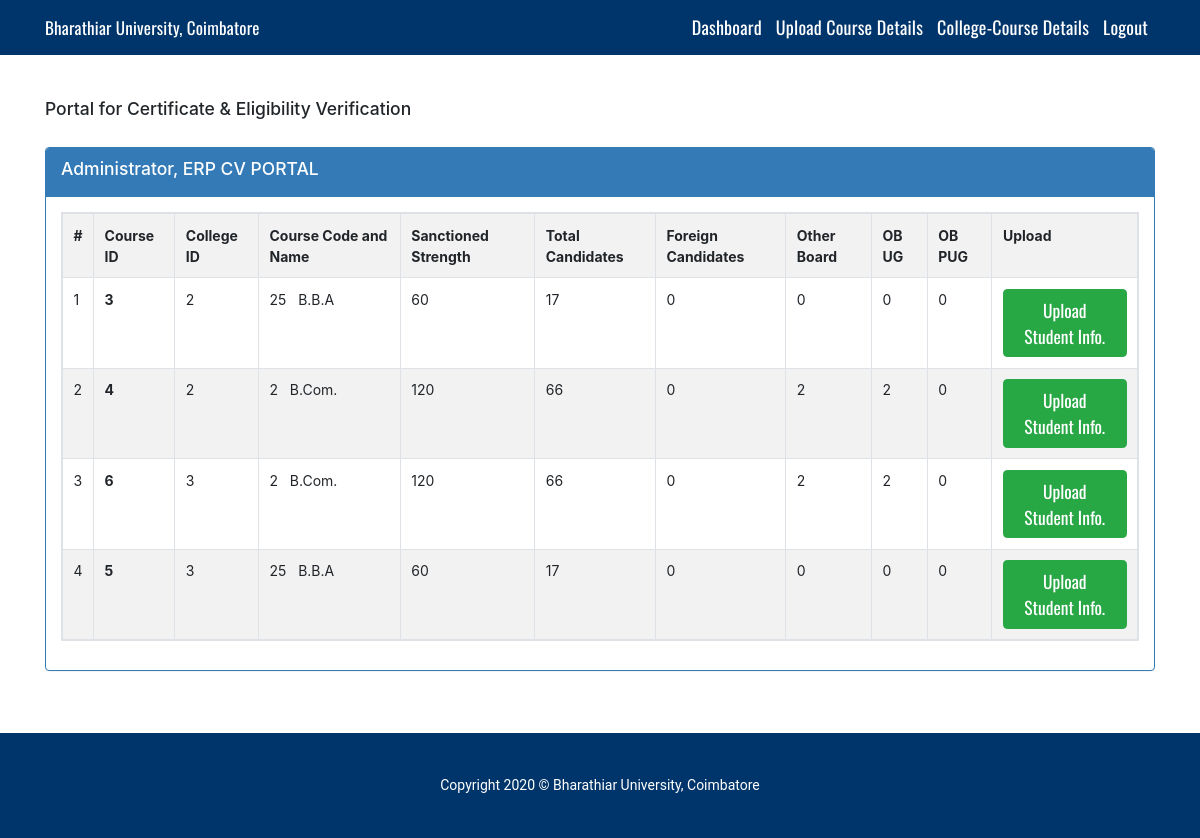
Screenshot of /course-details.php (signed in) with the database file from the repository.
### tables this page shows
CREATE TABLE `programme_details` (
  `id` int(11) NOT NULL,
  `college_id` int(10) DEFAULT NULL,
  `course_code` int(100) DEFAULT NULL,
  `course_name` varchar(1000) DEFAULT NULL,
  `sanctioned_strength` int(11) DEFAULT NULL,
  `total_candidates` int(11) DEFAULT NULL,
  `foreign_candidates` int(11) DEFAULT NULL,
  `other_board` int(11) DEFAULT NULL,
  `ob_ug` int(11) DEFAULT NULL,
  `ob_pg` int(11) DEFAULT NULL
);

### course-details.php (the view, shortened to what this page needs)
<?php
include('includes/config.php');
?>
<?php include('header.php');?>
<section class="py-5">
<div class="container">
<h5> Portal for Certificate &amp; Eligibility Verification </h5> <br>
<div class="row">
<div class="col-md-12">
<div class="panel panel-primary">
<div class="panel-heading">
<?php $aid=$_SESSION['id'];
 if($aid==1)
    {
    $ret="select * from admin where admin_id=?";
    $stmt= $mysqli->prepare($ret) ;
    $stmt->bind_param('i',$aid);
    $stmt->execute() ;
    $res=$stmt->get_result();
    while($row=$res->fetch_object())
    {
    echo "<h5>". $row->admin_firstname. "</h5>";
    }
  }
?>
<?php
if($aid==1)
{
$ret="select c.*,p.* from colleges c, programme_details p where c.user_id=p.college_id order by p.college_id";
}
else
{
  $ret="select c.*, p.* from  colleges c, programme_details p where c.user_id=p.college_id and p.college_id=? order by p.id";
}
   $stmt= $mysqli->prepare($ret) ;
   $stmt->bind_param('i',$aid);
   $stmt->execute() ;
   $res=$stmt->get_result();
   $cnt=0;
?>
      </div>
<div class="panel-body">
<table class="table table-responsive table-bordered table-striped">
<tr>
<th>#</th>
<th>Course ID</th>
<th>College ID</th>
<th>Course Code and Name</th>
<th>Sanctioned Strength</th>
<th>Total Candidates</th>
<th>Foreign Candidates</th>
<th>Other Board</th>
<th>OB UG</th>
<th>OB PUG</th>
<th> Upload </th>
</tr>
<?php
while($row=$res->fetch_object())
{
  $cnt=$cnt+1;
?>
<tr>
<td><?php  echo $cnt; ?></td>
<td><strong><?php  echo $row->id; ?></strong></td>
<td><?php  echo $row->college_id; ?> </td>
<td><?php  echo $row->course_code; ?>&nbsp;&nbsp;&nbsp;<?php  echo $row->course_name; ?></td>
<td><?php  echo $row->sanctioned_strength; ?></td>
<td><?php  echo $row->total_candidates; ?></td>
<td><?php  echo $row->foreign_candidates; ?></td>
<td><?php  echo $row->other_board; ?></td>
<td><?php  echo $row->ob_ug; ?></td>
<td><?php  echo $row->ob_pg; ?></td>
<td><a class='btn btn-success btn-lg'  href='upload-student-details.php?course_id=<?php echo $row->id;?>'>
   Upload Student Info.</a></td>
</tr>
<?php
}
?>
</table>
</div>
</div>
</div>
</div>
</div>
  </section>
<link rel="stylesheet" href="//code.jquery.com/ui/1.12.1/themes/base/jquery-ui.css">
  <?php include('footer.php');?>

### header.php (shortened to what this page needs)
<?php
if($_SESSION['id'])
{
?>
<!DOCTYPE html>
<html lang="en">
<head>
<link href="vendor/bootstrap/css/bootstrap.min.css" rel="stylesheet">
<link href="css/full-width-pics.css" rel="stylesheet">
<link rel="stylesheet" href="css/font-awesome.min.css">
<link href="css/style.css" rel="stylesheet">
</head>
<body>
<nav class="navbar navbar-expand-lg navbar-dark bg-dark fixed-top">
<div class="container">
<a class="navbar-brand" href="#" style="font-size:17px;font-family: 'Oswald';letter-spacing: 0.2px;">Bharathiar University, Coimbatore</a>
<div class="collapse navbar-collapse" id="navbarResponsive">
<ul class="navbar-nav ml-auto" style="color: #FFFFFF;font-size:18px;font-family: 'Oswald';letter-spacing:0.2px;">
<li class="nav-item">
<a class="nav-link" href="dashboard.php" style="color: #FFFFFF;">Dashboard</a>
</li>
<li class="nav-item">
<a class="nav-link" href="data-import.php" style="color: #FFFFFF;">Upload Course Details</a>
</li>
<?php
if($_SESSION['id']!=1)
{
?>
<li class="nav-item">
<a class="nav-link" href="course-details.php" style="color: #FFFFFF;">Course Details</a>
</li>
<?php
}
else
{
?>
<li class="nav-item">
<a class="nav-link" href="college-details.php" style="color: #FFFFFF;">College-Course Details</a>
</li>
<?php
}
?>
<li class="nav-item">
<a class="nav-link" href="logout.php" style="color: #FFFFFF;" onClick="return confirm('Are you sure you want to  Sign Out / Log Out ?')">Logout</a>
</li>
</ul>
</div>
</div>
</nav>
<?php } ?>

### footer.php (shortened to what this page needs)
  <footer class="py-5 bg-dark">
    <div class="container">
      <p class="m-0 text-center text-white" style="font-family: 'Roboto';">Copyright <?php echo date('Y');?> &copy; Bharathiar University, Coimbatore </p>
    </div>
  </footer>
</body>
</html>

### css/full-width-pics.css (style rules this page uses)
body { padding-top: 56px; }

### css/style.css (style rules this page uses)
html { font-size: 14px; }
@media only screen and (min-width: 480px) { html { font-size: 17px; } }
@media only screen and (min-width: 768px) { html { font-size: 14px; } }
@media only screen and (min-width: 1024px) { p { font-size: 1em; margin-bottom: 1.8em; } }
body { font-size: 1em; }
a { color: #37a6c4; }
.btn { font-family: 'Oswald', sans-serif; }
.panel { overflow: hidden; }
.text-white, .text-light { color: #fff !important; }
ul, li { margin: 0; padding: 0; list-style: none; }
.btn { text-transform: none; }

### footer.php (style rules this page uses)
.panel { margin-bottom:20px;background-color:#fff;border:1px solid transparent;border-radius:4px;-webkit-box-shadow:0 1px 1px rgba(0,0,0,.05);box-shadow:0 1px 1px rgba(0,0,0,.05) }
.panel-body { padding:15px }
.panel-heading { padding:10px 15px;border-bottom:1px solid transparent;border-top-left-radius:3px;border-top-right-radius:3px }
.panel-primary { border-color:#337ab7 }
.panel-primary>.panel-heading { color:#fff;background-color:#337ab7;border-color:#337ab7 }

### rows the page displays
programme_details: id "3", college "2", course_code "25", course_name "B.B.A", sanctioned_strength "60", total_candidates "17", foreign_candidates "0", other_board "0", ob_ug "0", ob_pg "0"
programme_details: id "4", college "2", course_code "2", course_name "B.Com.", sanctioned_strength "120", total_candidates "66", foreign_candidates "0", other_board "2", ob_ug "2", ob_pg "0"
programme_details: id "6", college "3", course_code "2", course_name "B.Com.", sanctioned_strength "120", total_candidates "66", foreign_candidates "0", other_board "2", ob_ug "2", ob_pg "0"
programme_details: id "5", college "3", course_code "25", course_name "B.B.A", sanctioned_strength "60", total_candidates "17", foreign_candidates "0", other_board "0", ob_ug "0", ob_pg "0"

### other values shown
$row->admin_firstname "Administrator, ERP CV PORTAL"
